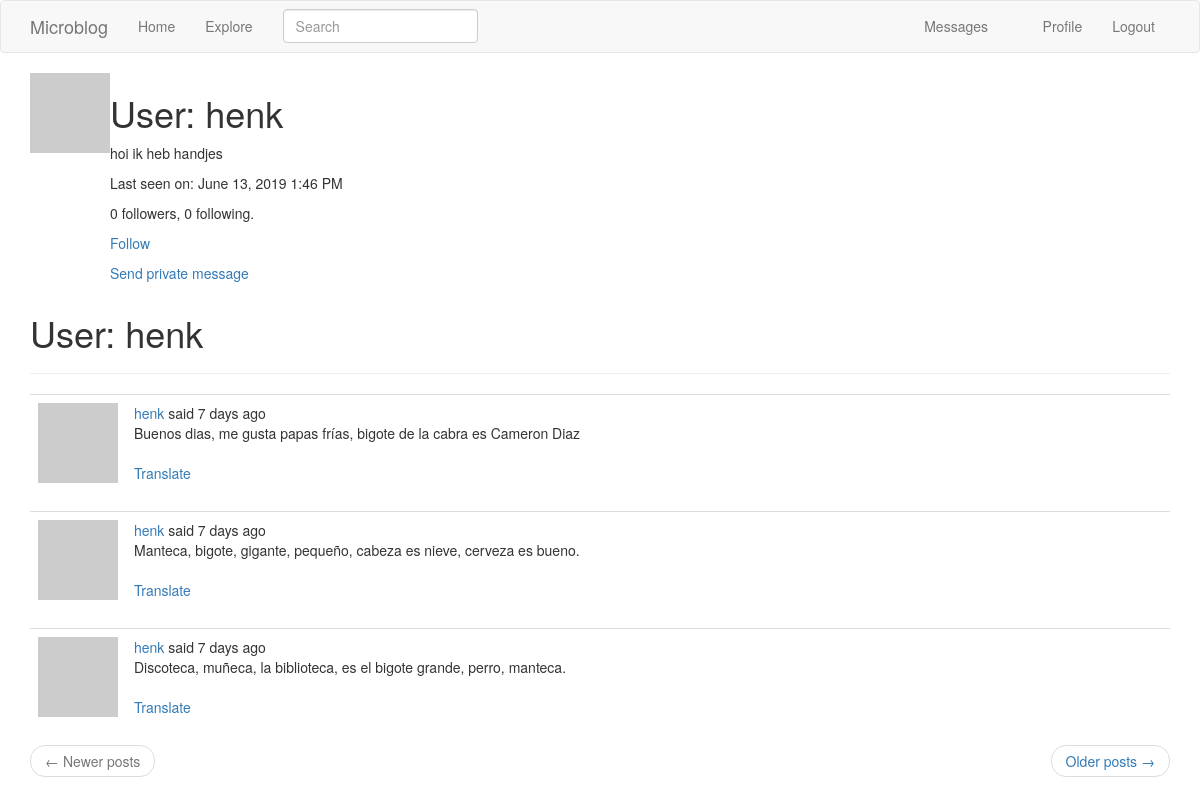
The app's page /user/henk (signed in) with its own data.
### app/models.py (models this page shows, shortened)
class User(UserMixin, db.Model):
    id = db.Column(db.Integer, primary_key=True)
    username = db.Column(db.String(64), index=True, unique=True)
    email = db.Column(db.String(120), index=True, unique=True)
    password_hash = db.Column(db.String(128))
    posts = db.relationship('Post', backref='author', lazy='dynamic')
    about_me = db.Column(db.String(140))
    last_seen = db.Column(db.DateTime, default=datetime.utcnow)
    messages_sent = db.relationship('Message',
                                    foreign_keys='Message.sender_id',
                                    backref='author',
                                    lazy='dynamic')
    messages_received = db.relationship('Message',
                                        foreign_keys='Message.recipient_id',
                                        backref='recipient',
                                        lazy='dynamic')
    last_message_read_time = db.Column(db.DateTime)
    notifications = db.relationship('Notification', backref='user', lazy='dynamic')
    followed = db.relationship(
        'User',
        secondary=followers,
        primaryjoin=(followers.c.follower_id == id),
        secondaryjoin=(followers.c.followed_id == id),
        backref=db.backref('followers', lazy='dynamic'),
        lazy='dynamic')
    tasks = db.relationship('Task', backref='user', lazy='dynamic')
    def avatar(self, size):
        digest = md5(self.email.lower().encode('utf-8')).hexdigest()
        return 'https://www.gravatar.com/avatar/{}?d=identicon&s={}'.format(digest, size)
    def is_following(self, user):
        return self.followed.filter(
            followers.c.followed_id == user.id).count() > 0
    def new_messages(self):
        last_read_time = self.last_message_read_time or datetime(1900, 1, 1)
        return Message.query.filter_by(recipient=self).filter(
            Message.timestamp > last_read_time).count()
    def get_tasks_in_progress(self):
        return Task.query.filter_by(user=self, complete=False).all()

class SearchableMixin(object):
    @classmethod
    def before_commit(cls, session):
        session._changes = {
            'add': list(session.new),
            'update': list(session.dirty),
            'delete': list(session.deleted)
        }
    @classmethod
    def after_commit(cls, session):
        for obj in session._changes['add']:
            if isinstance(obj, SearchableMixin):
                add_to_index(obj.__tablename__, obj)
        for obj in session._changes['update']:
            if isinstance(obj, SearchableMixin):
                add_to_index(obj.__tablename__, obj)
        for obj in session._changes['delete']:
            if isinstance(obj, SearchableMixin):
                remove_from_index(obj.__tablename__, obj)
        session._changes = None

class Post(db.Model, SearchableMixin):
    __searchable__ = ['body']
    id = db.Column(db.Integer, primary_key=True)
    body = db.Column(db.String(140))
    timestamp = db.Column(db.DateTime, index=True, default=datetime.utcnow)
    user_id = db.Column(db.Integer, db.ForeignKey('user.id'))
    language = db.Column(db.String(5))

### app/main/routes.py (the view)
@bp.route('/user/<username>')
@login_required
def user(username):
    user = User.query.filter_by(username=username).first_or_404()
    page = request.args.get('page', 1, type=int)
    posts = user.posts.order_by(Post.timestamp.desc()).paginate(
        page, current_app.config['POSTS_PER_PAGE'], False)
    next_url = url_for('main.user', username=user.username, page=posts.next_num) \
        if posts.has_next else None
    prev_url = url_for('main.user', username=user.username, page=posts.prev_num) \
        if posts.has_prev else None
    return render_template('user.html', user=user, posts=posts.items,
                            next_url=next_url, prev_url=prev_url)

### app/main/forms.py
class SearchForm(FlaskForm):
    q = StringField(_l('Search'), validators=[DataRequired()])
    def __init__(self, *args, **kwargs):
        if 'formdata' not in kwargs:
            kwargs['formdata'] = request.args
        if 'csrf_enabled' not in kwargs:
            kwargs['csrf_enabled'] = False
        super(SearchForm, self).__init__(*args, **kwargs)

### app/main/routes.py (called while the page is built)
@bp.before_app_request
def before_request():
    if current_user.is_authenticated:
        current_user.last_seen = datetime.utcnow()
        db.session.commit()
        g.search_form = SearchForm()
    g.locale = str(get_locale())

### app/models.py (called while the page is built)
@login.user_loader
def load_user(id):
    return User.query.get(int(id))

### app/templates/user.html
{% extends "base.html" %}
{% block app_content %}
    <table>
        <tr valign="top">
            <td><img src="{{ user.avatar(128) }}"></td>
            <td>
                <h1>User: {{ user.username }}</h1>
                {% if user.about_me %}<p>{{ user.about_me }}</p>{% endif %}
                {% if user.last_seen %}
                <p>Last seen on: {{ moment(user.last_seen).format('LLL') }}</p>
                {% endif %}
                <p>{{ user.followers.count() }} followers, {{ user.followed.count() }} following.</p>
                {% if user == current_user %}
                <p><a href="{{ url_for('main.edit_profile') }}">Edit your profile</a></p>
                    {% if not current_user.get_task_in_progress('export_posts') %}
                    <p>
                        <a href="{{ url_for('main.export_posts') }}">
                            {{ _('Export your posts') }}
                        </a>
                    </p>
                    {% endif %}
                {% elif not current_user.is_following(user) %}
                <p><a href="{{ url_for('main.follow', username=user.username) }}">Follow</a></p>
                {% else %}
                <p><a href="{{ url_for('main.unfollow', username=user.username) }}"></a>Unfollow</p>
                {% endif %}
                {% if user != current_user %}
                    <p>
                        <a href="{{ url_for('main.send_message', recipient=user.username) }}">
                            {{ _('Send private message') }}
                        </a>
                    </p>
                {% endif %}
            </td>
        </tr>
    </table>
    <h1>User: {{ user.username }}</h1>
    <hr>
    {% for post in posts %}
        {% include '_post.html' %}
    {% endfor %}
    <nav aria-label="...">
        <ul class="pager">
            <li class="previous{% if not prev_url %} disabled{% endif %}">
                <a href="{{ prev_url or '#' }}">
                    <span aria-hidden="true">&larr;</span> Newer posts
                </a>
            </li>
            <li class="next{% if not next_url %} disabled{% endif %}">
                <a href="{{ next_url or '#' }}">
                    Older posts <span aria-hidden="true">&rarr;</span>
                </a>
            </li>
        </ul>
    </nav>
{% endblock %}

### app/templates/_post.html (shortened to what this page needs)
<table class="table table-hover">
    <tr>
        <td width="70px">
            <a href="{{ url_for('main.user', username=post.author.username) }}">
                <img src="{{ post.author.avatar(70) }}" />
            </a>
        </td>
        <td>
            {{ _('%(username)s said %(when)s', username = user_link, when=moment(post.timestamp).fromNow()) }}<br>
            <span id="post{{ post.id }}">{{ post.body }}</span>
            {% if post.language and post.language != g.locale %}
            <br><br>
            <span id="translation{{ post.id }}">
                    <a href="javascript:translate('#post{{ post.id }}', '#translation{{ post.id }}',
                                                  '{{ post.language }}', '{{ g.locale }}');">
                        {{ _('Translate') }}
                    </a>
            </span>
            {% endif %}
        </td>
    </tr>
</table>

### records on screen
User: username "henk", about_me "hoi ik heb handjes", last_seen "June 13, 2019 1:46 PM"
Post: body "Buenos dias, me gusta papas frías, bigote de la cabra es Cameron Diaz"
Post: body "Manteca, bigote, gigante, pequeño, cabeza es nieve, cerveza es bueno."
Post: body "Discoteca, muñeca, la biblioteca, es el bigote grande, perro, manteca."

### other values on screen
{{ user.followers.count() }} "0"
{{ user.followed.count() }} "0"
